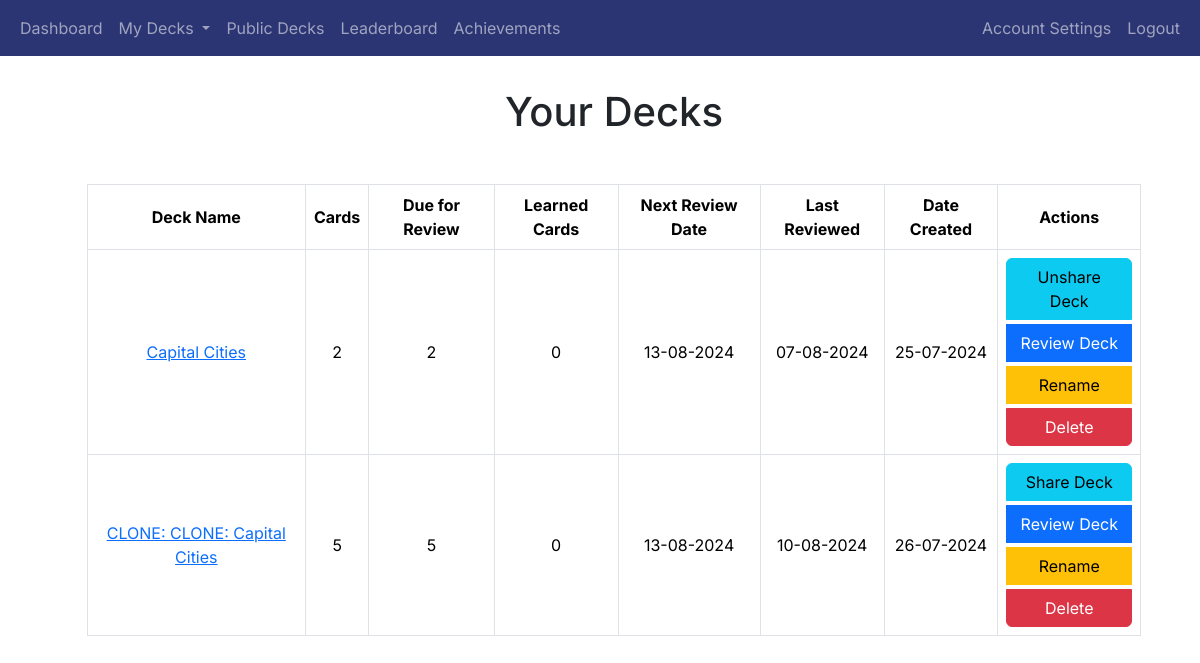
Before: /decks (signed in) with the older database file.
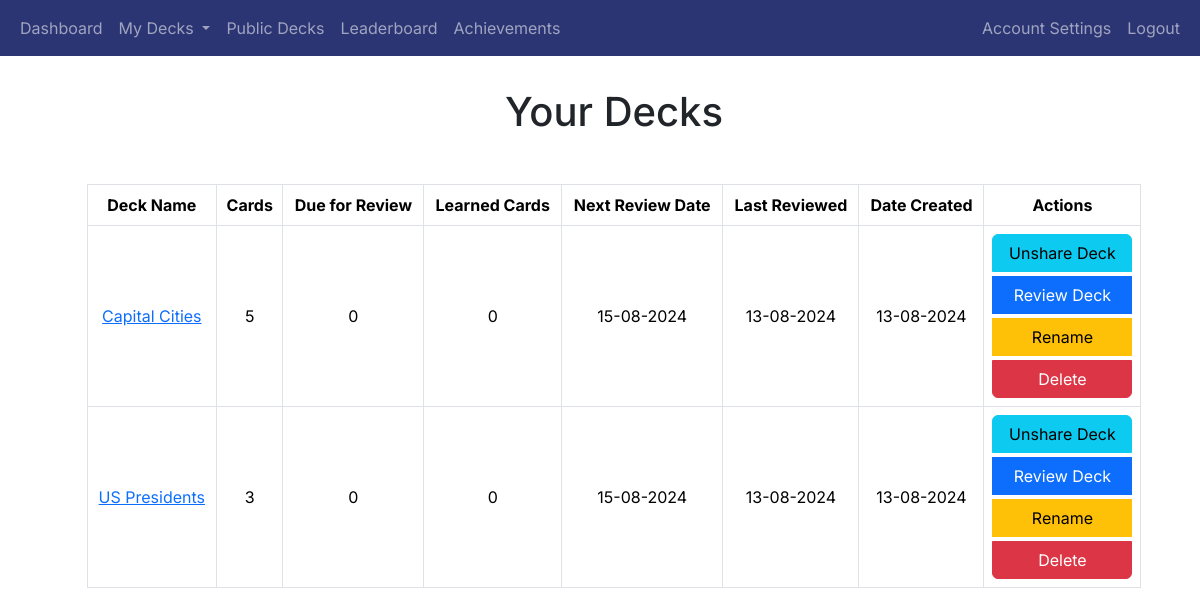
After: the same page with the newer database file.
### app/decks/models.py (models this page shows, shortened)
class Deck(db.Model):
    deck_id = db.Column(db.Integer, primary_key=True)
    name = db.Column(db.String(100), nullable=False)
    user_id = db.Column(db.Integer, db.ForeignKey('user.user_id'), nullable=False)
    created_at = db.Column(db.DateTime, nullable=False, default=datetime.utcnow)
    shared = db.Column(db.Boolean, default=False)
    review_start_date = db.Column(db.DateTime, nullable=True)
    cards = db.relationship('Card', backref='deck', cascade='all, delete-orphan', lazy=True)

### app/decks/routes.py (the view)
@decks_blueprint.route('/decks')
@login_required
def decks():
    user_decks = Deck.query.filter_by(user_id=current_user.user_id).all()
    deck_data = []
    for deck in user_decks:
        card_count = Card.query.filter_by(deck_id=deck.deck_id).count()
        due_count = Card.query.filter(Card.deck_id == deck.deck_id,
                                      Card.next_review_date <= datetime.utcnow()).count()
        next_review = db.session.query(Card.next_review_date).filter(
            Card.deck_id == deck.deck_id
        ).order_by(Card.next_review_date.asc()).first()
        if next_review:
            if next_review.next_review_date.date() < datetime.utcnow().date():
                next_review_date = datetime.utcnow().strftime('%d-%m-%Y')
            else:
                next_review_date = next_review.next_review_date.strftime('%d-%m-%Y')
        else:
            next_review_date = 'N/A'
        last_review = db.session.query(ReviewOutcome.timestamp).join(Card,
                                                                     Card.card_id == ReviewOutcome.card_id).filter(
            Card.deck_id == deck.deck_id,
            ReviewOutcome.user_id == current_user.user_id
        ).order_by(ReviewOutcome.timestamp.desc()).first()
        last_review_date = last_review.timestamp.strftime('%d-%m-%Y') if last_review else 'N/A'
        learned_count = Card.query.filter(Card.deck_id == deck.deck_id, Card.box == 5, Card.next_review_date == None).count()
        deck_data.append({
            'deck_id': deck.deck_id,
            'name': deck.name,
            'cards': card_count,
            'due_for_review': due_count,
            'shared': deck.shared,
            'next_review_date': next_review_date,
            'last_review_date': last_review_date,
            'created_at': deck.created_at.strftime('%d-%m-%Y'),
            'learned_cards': learned_count,  # Add learned cards count
        })
    return render_template('decks.html', decks=deck_data)

### app/__init__.py (called while the page is built)
@login_manager.user_loader
def load_user(user_id):
    return User.query.get(int(user_id))

### app/decks/templates/decks.html (shortened to what this page needs)
{% extends "base.html" %}
{% block content %}
    <h1 class="text-center mb-5">Your Decks</h1>
<table class="table table-bordered">
    <thead>
        <tr>
            <th>Deck Name</th>
            <th class="num-col">Cards</th>
            <th class="num-col">Due for Review</th>
            <th class="num-col">Learned Cards</th>
            <th>Next Review Date</th>
            <th>Last Reviewed</th>
            <th>Date Created</th>
            <th>Actions</th>
        </tr>
    </thead>
    <tbody>
        {% for deck in decks %}
        <tr>
            <td><a href="{{ url_for('decks.view_deck', deck_id=deck['deck_id']) }}">{{ deck['name'] }}</a></td>
            <td class="num-col">{{ deck['cards'] }}</td>
            <td class="num-col">{{ deck['due_for_review'] }}</td>
             <td>
                {% if deck['learned_cards'] > 0 %}
                    <a href="{{ url_for('decks.view_learned_cards', deck_id=deck['deck_id']) }}">{{ deck['learned_cards'] }}</a>
                {% else %}
                    0
                {% endif %}
            </td>
            <td>{{ deck['next_review_date'] }}</td>
            <td>{{ deck['last_review_date'] }}</td>
            <td>{{ deck['created_at'] }}</td>
            <td>
            <div class="btn-group-vertical">
                <a href="{{ url_for('decks.share_deck', deck_id=deck['deck_id']) }}" class="btn btn-info">
                    {% if deck['shared'] %}
                    Unshare Deck
                    {% else %}
                    Share Deck
                    {% endif %}
                </a>
                <a href="{{ url_for('review.start_review', deck_id=deck['deck_id']) }}" class="btn btn-primary">Review Deck</a>
                <button class="btn btn-warning" onclick="openRenameModal('{{ deck['deck_id'] }}', '{{ deck['name'] }}')">Rename</button>
                <button class="btn btn-danger" onclick="confirmDelete('{{ url_for('decks.delete_deck', deck_id=deck['deck_id']) }}')">Delete</button>
            </div>
            </td>
        </tr>
        {% endfor %}
    </tbody>
</table>
{% endblock %}

### app/templates/base.html (shortened to what this page needs)
<!doctype html>
<html lang="en">
<head>
    <link href="https://cdn.jsdelivr.net/npm/bootstrap@5.3.2/dist/css/bootstrap.min.css" rel="stylesheet"
>
    <link rel="stylesheet" href="{{ url_for('static', filename='styles.css') }}">
</head>
<body>
<header class="site-header">
    <nav class="navbar navbar-expand-sm navbar-dark bg-dark-blue">
        <div class="container-fluid">
            <div class="collapse navbar-collapse" id="navbarToggle">
                <div class="navbar-nav me-auto">
                    {% if current_user.is_authenticated %}
                    <a class="nav-item nav-link" href="{{ url_for('main.dashboard') }}">Dashboard</a>
                    <li class="nav-item dropdown">
                        <a class="nav-link dropdown-toggle" href="#" id="navbarDropdown" role="button" data-bs-toggle="dropdown" aria-expanded="false">
                            My Decks
                        </a>
                    </li>
                    <a class="nav-item nav-link" href="{{ url_for('decks.public_decks') }}">Public Decks</a>
                    <a class="nav-item nav-link" href="{{ url_for('gamification.leaderboard') }}">Leaderboard</a>
                    <a class="nav-item nav-link" href="{{ url_for('gamification.user_achievements') }}">Achievements</a>
                </div>
                <div class="navbar-nav ms-auto">
                    <a class="nav-link" href="{{ url_for('auth.account_settings') }}">Account Settings</a>
                    <a class="nav-item nav-link" href="{{ url_for('auth.logout') }}">Logout</a>
                    {% else %}
                    <a class="nav-item nav-link" href="{{ url_for('main.index') }}">Home</a>
                </div>
                <div class="navbar-nav ms-auto">
                    <a class="nav-item nav-link" href="{{ url_for('auth.login') }}">Login</a>
                    <a class="nav-item nav-link" href="{{ url_for('auth.register') }}">Register</a>
                    {% endif %}
                </div>
            </div>
        </div>
    </nav>
</header>
<main role="main" class="container-fluid">
    <div class="row mt-2 ms-3">
        <div class="col-auto text-center">
        </div>
    </div>
    <div class="row mt-3 ms-3">
        {% block content %}{% endblock %}
    </div>
</main>
</body>
</html>

### app/static/styles.css (style rules this page uses)
.bg-dark-blue { background-color: #2c3573 !important; }

### app/templates/base.html (style rules this page uses)
body { font-family: 'Inter', sans-serif; }
h1, h2, h3, h4, h5, h6, p, a { font-family: 'Inter', sans-serif; }

### app/decks/templates/decks.html (style rules this page uses)
.table td, .table th { vertical-align: middle; text-align: center; }
.btn-group-vertical { display: flex; flex-direction: column; gap: 5px; }
.btn { width: 100%; text-align: center; }
.table thead th { text-align: center; }
.table { width: 90%; margin: 0 auto; }

Changed rows visible on the page:
removed Deck: name "CLONE: CLONE: Capital Cities", cards "5", due_for_review "5", next_review_date "13-08-2024", last_review_date "10-08-2024", created_at "26-07-2024", shows "Share Deck"
changed Deck "Capital Cities": cards "2" → "5"; due_for_review "2" → "0"; next_review_date "13-08-2024" → "15-08-2024"; last_review_date "07-08-2024" → "13-08-2024"; created_at "25-07-2024" → "13-08-2024"
added Deck: name "US Presidents", cards "3", due_for_review "0", next_review_date "15-08-2024", last_review_date "13-08-2024", created_at "13-08-2024", shows "Unshare Deck"
